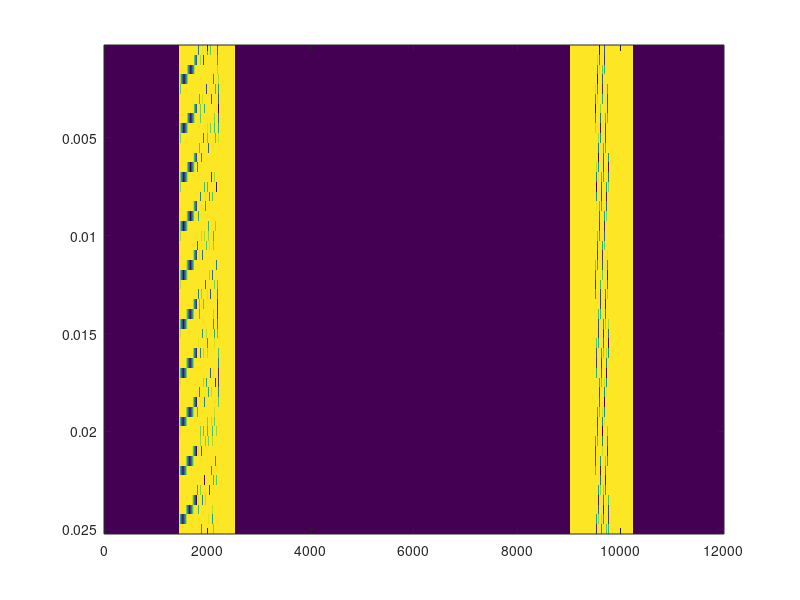
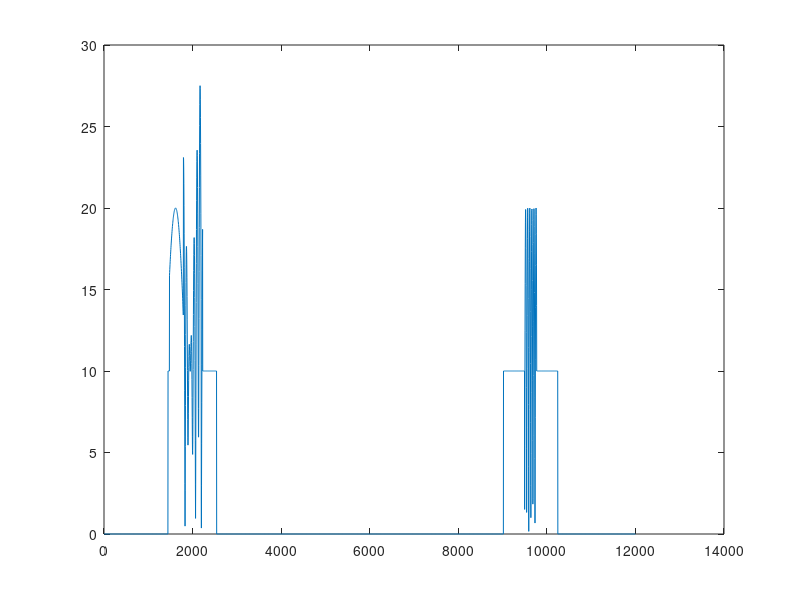
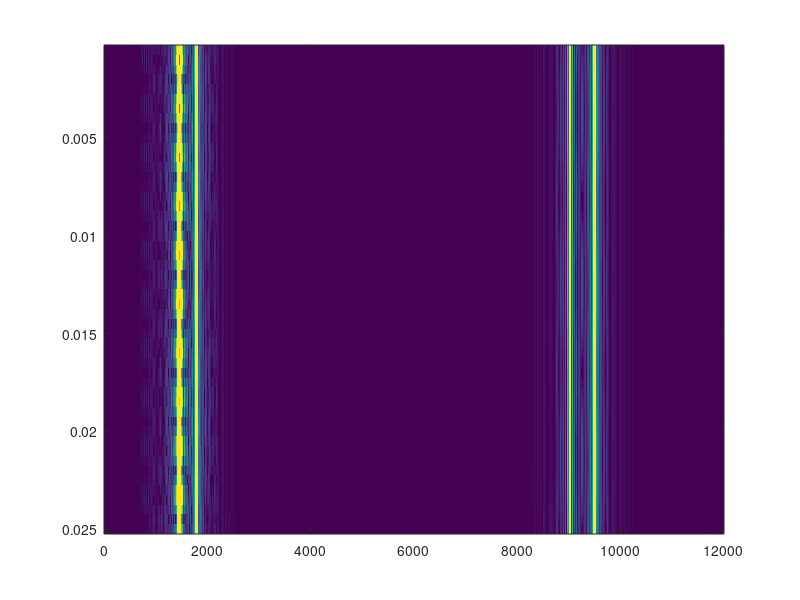
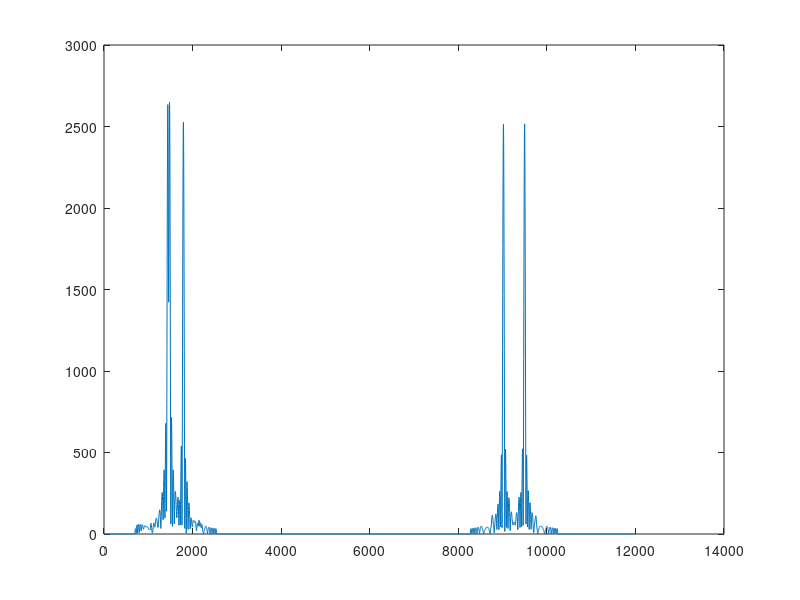

The MATLAB source for these figures, in order:
%LFM测速测距代码
clear all;clc;close all;
fc=3e9;                 %载波频率
PRF=2000;       
Br=5e6;                 %带宽
fs=10*Br;               %采样频率
Tp=5e-6;                %脉宽
Kr=Br/Tp;               %频率变化率
c=3e8;                  %光速
lamda=c/fc;             %波长
Tr=1/PRF;               %脉冲重复周期
N_mc=1.5/60*PRF;        %脉冲个数
t=0:1/fs:15*Tp+Tp;      %采样时间
N_r=length(t);          %采样点数
N_target=5;             %目标个数
Rmax=c/2*15*Tp;                             %目标最大距离（本来应该是1/2*c*Tr，但是采样时间限制了不可能那么大）
R_t=Rmax*abs(rand(1,N_target));             %目标的距离（这样以来目标的距离一定是小于最大距离的）
RCS_t=10*(exp(i*2*pi*rand(1,N_target)));    %目标RCS，幅度为10，相位在（0,2pi）之间随机分布
Vmax=lamda*PRF/2;                           %目标最大速度，最大测速范围满足在第一盲速之内
v=Vmax*((1+rand(1,N_target))/2);            %目标速度（这样以来目标的速度一定是小于第一盲速的），每一个目标都有一个自己的速度，对应一个矩阵
%% 生成目标矩阵
sr=zeros(N_mc,N_r); %N_mc 脉冲个数   N_r 采样点数
for i=1:N_mc
    ta=(i-1)*Tr;
    sri=0;%每一次从内层for循环出来之后，我们认为上一个脉冲的回波不会干扰到下一个脉冲的回波
    %%内层for循环，一个目标一个目标来研究，对应每一个回波脉冲是由每一个目标回波之和组成
    for k=1:N_target
        tao=2*(R_t(k)-v(k).*(ta))/c;
        srj=RCS_t(k).*rectpuls(t-tao-Tp/2,Tp).*exp(-1j*2*pi*fc*tao+1j*pi*Kr.*(t-tao-Tp/2).^2);
        sri=sri+srj;
    end
    %%外层for循环，不同的脉冲，对应的ta是不同值，再代入来计算回波
    sr(i,:)=sri;
end

%% 脉冲压缩前的回波
tm=(1:N_mc)/PRF;
R=c*t/2;
figure(1);
image(R,tm,255*abs(sr)/max(max(abs(sr))));
figure(2);
plot(t*c/2,abs(sr(1,:)));     %画图我们只反映了第一个脉冲的回波情况

%% 脉冲压缩
st=rectpuls(t-Tp/2,Tp).*exp(1i*pi*Kr*(t-Tp/2).^2);%参考信号 时域 也就是匹配滤波器的时域
stf=conj(fft(st));%匹配滤波器的频域特性
for i=1:N_mc
    sr(i,:)=ifft(fft(sr(i,:)).*stf);  %分别对每一行脉冲压缩 频域脉冲压缩          
end
figure(3);
image(R,tm,255*abs(sr)/max(max(abs(sr))))                
figure;
plot(t*c/2,abs(sr(1,:)))                       
             
sr=fft(sr,[],1);
V=linspace(0,PRF,51)*lamda/2;
figure;image(R,V,255*abs(sr)/max(max(abs(sr))))  
